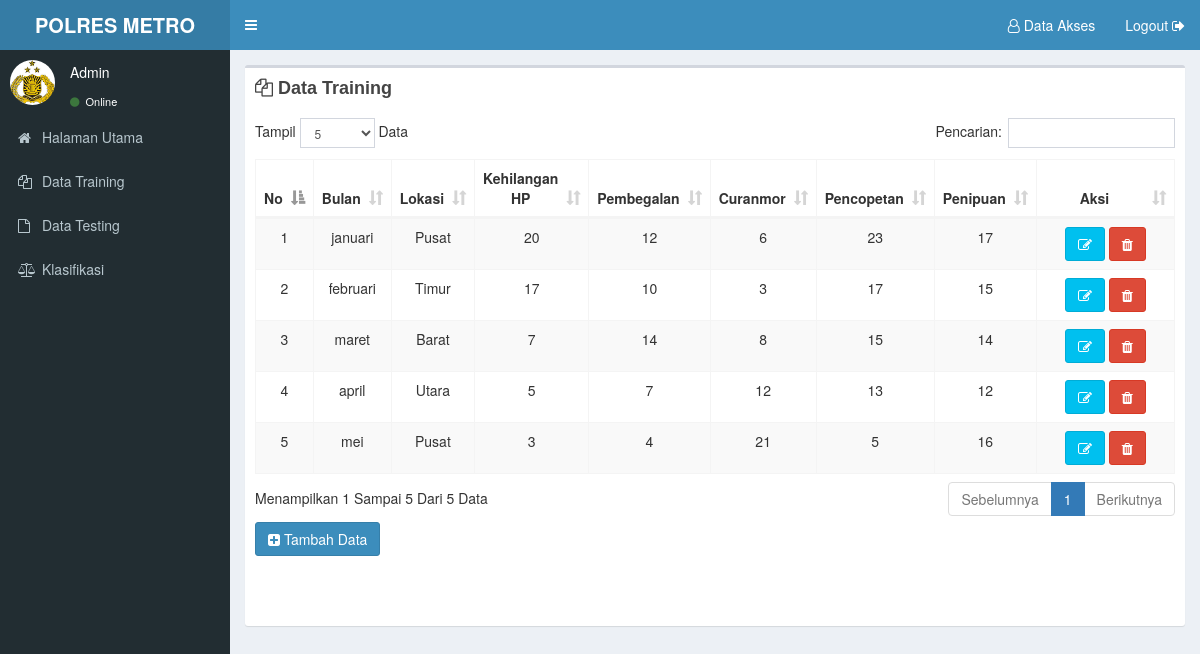
Screenshot of /index.php?page=datatraining (signed in) with the database file from the repository.
### tables this page shows
CREATE TABLE `tb_user` (
  `kode_user` int(30) NOT NULL,
  `username` varchar(50) NOT NULL,
  `password` varchar(50) NOT NULL,
  `nama_user` varchar(50) NOT NULL,
  `level` enum('admin','user') NOT NULL
);

CREATE TABLE `training` (
  `no` int(30) NOT NULL,
  `bulan` varchar(50) NOT NULL,
  `lokasi` varchar(50) NOT NULL,
  `kehilangan_hp` varchar(50) NOT NULL,
  `pembegalan` varchar(50) NOT NULL,
  `curanmor` varchar(50) NOT NULL,
  `pencopetan` varchar(50) NOT NULL,
  `penipuan` varchar(50) NOT NULL
);

### views/datatraining.php (the view, shortened to what this page needs)
<div class="box">
            <div class="box-header">
              <h3 class="box-title"><i class="fa fa-files-o"></i><b> Data Training</b></h3>
            </div>
            <div class="box-body">
              <div class="table-responsive">
              <table id="training" class="table table-bordered table-striped">
                <thead>
                <tr>
                    <th class="text-center">No</th>
                    <th class="text-center">Bulan</th>
                    <th class="text-center">Lokasi</th>
                    <th class="text-center">Kehilangan HP</th>
                    <th class="text-center">Pembegalan</th>
                    <th class="text-center">Curanmor</th>
                    <th class="text-center">Pencopetan</th>
                    <th class="text-center">Penipuan</th>
                    <th class="text-center">Aksi</th>
                </tr>
                </thead>
                <tbody>
                     <?php
                          $no =1;
                          $sql = $koneksi->query("select * from training");
                          while ($data=$sql->fetch_assoc()){
                        ?>
                       <tr>
                          <td align="center"><?php echo $no++;?></td>
                          <td align="center" ><?php echo $data['bulan'];?></td>
                          <td align="center" ><?php echo $data['lokasi'];?></td>
                          <td align="center" ><?php echo $data['kehilangan_hp'];?></td>
                          <td align="center" ><?php echo $data['pembegalan'];?></td>
                          <td align="center" ><?php echo $data['curanmor'];?></td>
                          <td align="center" ><?php echo $data['pencopetan'];?></td>
                          <td align="center" ><?php echo $data['penipuan'];?></td>
                          <td width="20%" align="center">
                            <a id="edit_data" data-toggle="modal" data-target="#edit"
                            data-bulan="<?php echo $data['bulan']?>"
                            data-lokasi="<?php echo $data['lokasi']?>"
                            data-kehilangan_hp="<?php echo $data['kehilangan_hp']?>"
                            data-pembegalan="<?php echo $data['pembegalan'];?>"
                            data-curanmor="<?php echo $data['curanmor'];?>"
                            data-pencopetan="<?php echo $data['pencopetan'];?>"
                            data-penipuan="<?php echo $data['penipuan'];?>"
                              class="btn btn-info"><i class="fa fa-edit"></i></a>
                            <a href="?page=datatraining&page=hapusdatatraining&bulan=<?php echo $data['bulan']?>" class="btn btn-danger" onclick=" return confirm('Apakah Ingin Menghapus Data??')"><i class="fa fa-trash"></i></a>
                          </td>
                        </tr>
                        <?php
                       }
                       ?>
                </tbody>
              </table>
            </div>
            <button class="btn btn-primary" data-toggle="modal" data-target="#myModal"><i class="fa fa-plus-square"></i> Tambah Data
                     </button>
<div class="panel-body">
                        </div>
                           <div class="panel-body">
        </div>
    </div>

### index.php (shortened to what this page needs)
<?php
    include "koneksi.php";
    if(@$_SESSION['admin']  || @$_SESSION['user']){
?>
<!DOCTYPE html>
<html>
<head>
  <link rel="stylesheet" href="assets/bower_components/bootstrap/dist/css/bootstrap.min.css">
  <link rel="stylesheet" href="assets/bower_components/font-awesome/css/font-awesome.min.css">
  <link rel="stylesheet" href="assets/bower_components/Ionicons/css/ionicons.min.css">
  <link rel="stylesheet" href="assets/bower_components/jvectormap/jquery-jvectormap.css">
  <link rel="stylesheet" href="assets/dist/css/AdminLTE.min.css">
  <link rel="stylesheet" href="assets/dist/css/skins/_all-skins.min.css">
  <link rel="stylesheet" href="assets/bower_components/datatables.net-bs/css/dataTables.bootstrap.min.css">
</head>
<body class="hold-transition skin-blue sidebar-mini">
<div class="wrapper">
  <header class="main-header">
    <a href="?page=dashboard" class="logo">
      <span class="logo-lg"> <b>POLRES</b> <b>METRO</b></span>
    </a>
    <nav class="navbar navbar-static-top">
      <a href="#" class="sidebar-toggle" data-toggle="push-menu" role="button">
      </a>
      <div class="navbar-custom-menu">
        <ul class="nav navbar-nav">
          <li class="dropdown user user-menu">
            <?php
             if(@$_SESSION['admin']){
              ?>
            <li> <a href="?page=akses"> <i class="fa fa-user-o"></i> <span class="hidden-xs"> Data Akses </span>
            </a> </li>
            <?php
            }?>
             <li><a href="logout.php"> <span class="hidden-xs"> Logout</span> <i class="fa fa-sign-out"></i>
            </a></li>
          </li>
        </ul>
      </div>
    </nav>
  </header>
  <aside class="main-sidebar">
    <section class="sidebar">
      <div class="user-panel">
        <div class="pull-left image">
          <img src="assets/dist/img/12.jpg" class="img-circle" alt="User Image">
        </div>
        <div class="pull-left info">
          <?php
                            if(@$_SESSION['admin']){
                               $user_terlogin = @$_SESSION['admin'];
                               }else if (@$_SESSION['user']) {
                               $user_terlogin = @$_SESSION['user'];
                            }
                            $sql_user = mysqli_query($koneksi, "select * from tb_user where kode_user ='$user_terlogin'") or die (mysqli_error());
                            $data_user = mysqli_fetch_array($sql_user);
                          ?>
           <?php echo $data_user['nama_user']; ?><br>
           <br>
          <a href="#"><i class="fa fa-circle text-success"></i> Online</a>
        </div>
      </div>
      <ul class="sidebar-menu" data-widget="tree">
        <li><a href="?page=dashboard"><i class="fa fa-home"></i> <span> Halaman Utama</span></a></li>
        <?php
        if(@$_SESSION['admin'] || @$_SESSION['user']){
        ?>
        <li><a href="?page=datatraining"><i class="fa fa-files-o"></i> <span> Data Training</span></a></li>
        <li><a href="?page=datatesting"><i class="fa fa-file-o"></i> <span> Data Testing</span></a></li>
        <li><a href="?page=prediksi"><i class="fa fa-balance-scale"></i> <span> Klasifikasi</span></a></li>
        <?php
        }?>
      </ul>
    </section>
  </aside>
  <div class="content-wrapper">
    <section class="content-header">
      <?php
            if(@$_GET['page']== 'dashboard' || @$_GET['page']== '' ){
              include "views/dashboard.php";
              } else if(@$_GET['page']== 'hapusdatatraining' || @$_GET['page']== '' ){
              include "views/hapusdatatraining.php";
              } else if(@$_GET['page']== 'hapusdatatesting' || @$_GET['page']== '' ){
              include "views/hapusdatatesting.php";
            } else if(@$_GET['page']== 'hapusakses' || @$_GET['page']== '' ){
              include "views/hapusakses.php";
            } else if(@$_GET['page']== 'akses' || @$_GET['page']== '' ){
              include "views/akses.php";
            } else if(@$_GET['page']== 'editprofil' || @$_GET['page']== '' ){
              include "views/editprofil.php";
               } else if(@$_GET['page']== 'datatraining' || @$_GET['page']== '' ){
              include "views/datatraining.php";
               } else if(@$_GET['page']== 'datatesting' || @$_GET['page']== '' ){
              include "views/datatesting.php";
               } else if(@$_GET['page']== 'prediksi' || @$_GET['page']== '' ){
              include "views/prediksi.php";
          }
          ?>
    </section>
    <section class="content">
</section>
</div>
  </div>
</body>
</html>
<?php
}else{
  header("location: login.php");
}
?>

### rows the page displays
tb_user: nama_user "Admin"
training: bulan "januari", lokasi "Pusat", kehilangan_hp "20", pembegalan "12", curanmor "6", pencopetan "23", penipuan "17"
training: bulan "februari", lokasi "Timur", kehilangan_hp "17", pembegalan "10", curanmor "3", pencopetan "17", penipuan "15"
training: bulan "maret", lokasi "Barat", kehilangan_hp "7", pembegalan "14", curanmor "8", pencopetan "15", penipuan "14"
training: bulan "april", lokasi "Utara", kehilangan_hp "5", pembegalan "7", curanmor "12", pencopetan "13", penipuan "12"
training: bulan "mei", lokasi "Pusat", kehilangan_hp "3", pembegalan "4", curanmor "21", pencopetan "5", penipuan "16"
